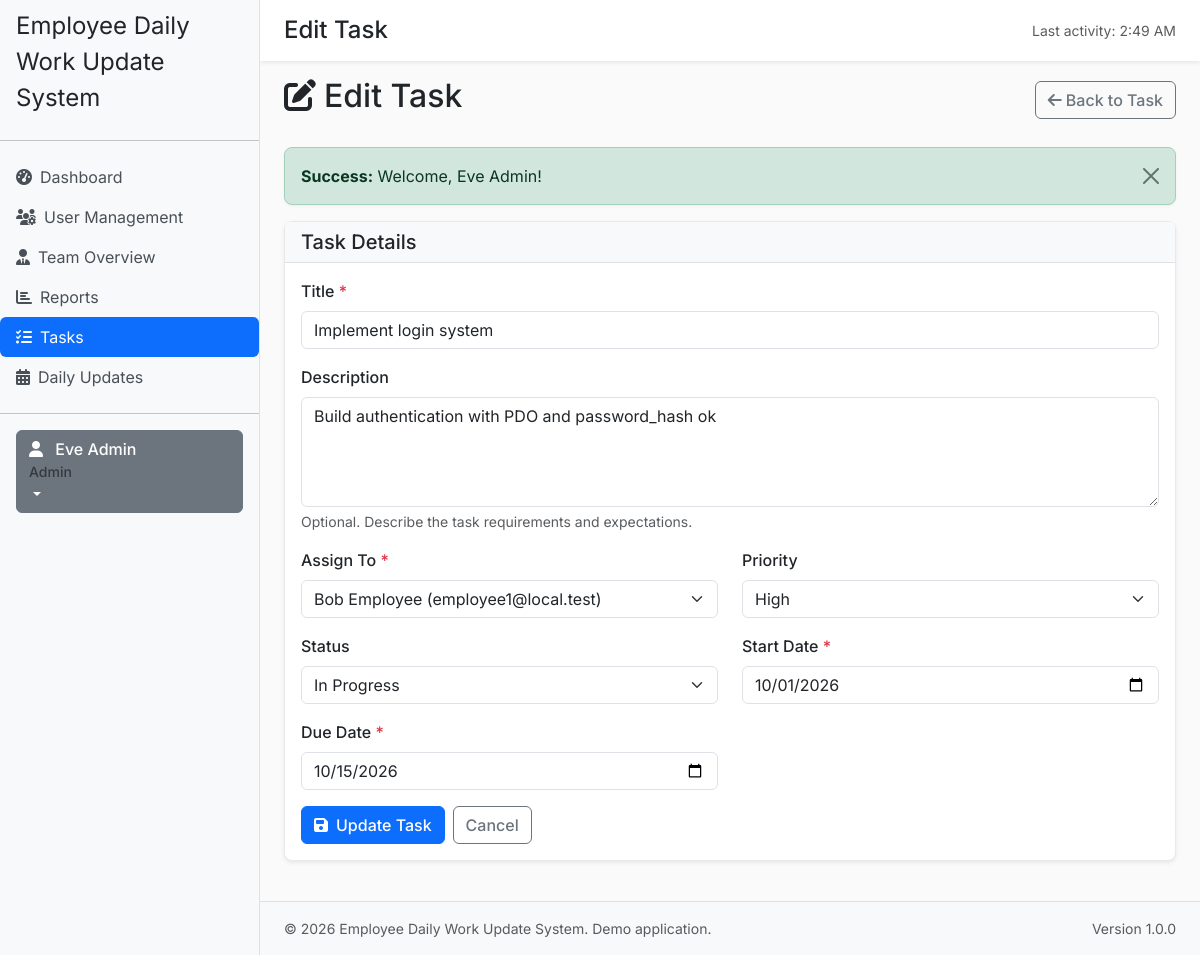
Screenshot of /tasks/edit.php?task_id=1 (signed in) with the database file from the repository.
### tables this page shows
CREATE TABLE `tasks` (
  `id` int(11) NOT NULL,
  `title` varchar(200) NOT NULL,
  `description` text DEFAULT NULL,
  `assigned_to` int(11) NOT NULL,
  `created_by` int(11) NOT NULL,
  `manager_id` int(11) NOT NULL,
  `priority` enum('Low','Medium','High','Urgent') NOT NULL DEFAULT 'Medium',
  `status` enum('To Do','In Progress','Blocked','Completed') NOT NULL DEFAULT 'To Do',
  `start_date` date NOT NULL,
  `due_date` date NOT NULL,
  `completed_at` datetime DEFAULT NULL,
  `created_at` datetime NOT NULL DEFAULT current_timestamp(),
  `updated_at` datetime NOT NULL DEFAULT current_timestamp() ON UPDATE current_timestamp()
);

CREATE TABLE `users` (
  `id` int(11) NOT NULL,
  `name` varchar(100) NOT NULL,
  `email` varchar(150) NOT NULL,
  `password_hash` varchar(255) NOT NULL,
  `role` enum('admin','manager','employee') NOT NULL DEFAULT 'employee',
  `manager_id` int(11) DEFAULT NULL,
  `is_active` tinyint(1) NOT NULL DEFAULT 1,
  `created_at` datetime NOT NULL DEFAULT current_timestamp(),
  `updated_at` datetime NOT NULL DEFAULT current_timestamp() ON UPDATE current_timestamp()
);

### includes/validation.php (called while the page is built, shortened)
<?php
require_once __DIR__ . '/config.php';
function validateInt($value, ?int $min = null, ?int $max = null): int|false {
    if (is_string($value)) {
        $value = trim($value);
    }
    $options = [];
    if ($min !== null) {
        $options['min_range'] = $min;
    }
    $int = filter_var($value, FILTER_VALIDATE_INT, [
        'options' => $options,
    ]);
    return $int;
}
function getBaseUrl(): string {
    return rtrim(APP_URL, '/');
}
function url(string $path): string {
    $path = ltrim($path, '/');
    if ($path === '') {
        return getBaseUrl();
    }
    return getBaseUrl() . '/' . $path;
}

### includes/config.php (called while the page is built, shortened)
<?php
$pdoOptions = [
    PDO::ATTR_ERRMODE => PDO::ERRMODE_EXCEPTION,
    PDO::ATTR_DEFAULT_FETCH_MODE => PDO::FETCH_ASSOC,
    PDO::ATTR_EMULATE_PREPARES => false,
];
?>

### includes/database.php (called while the page is built, shortened)
<?php
require_once __DIR__ . '/config.php';
class Database {
    private static ?PDO $pdo = null;
    public static function getConnection(): PDO {
        if (self::$pdo === null) {
            $dsn = 'mysql:host=' . DB_HOST . ';dbname=' . DB_NAME . ';charset=utf8mb4';
            try {
                global $pdoOptions;
                $options = $pdoOptions ?? [
                    PDO::ATTR_ERRMODE => PDO::ERRMODE_EXCEPTION,
                    PDO::ATTR_DEFAULT_FETCH_MODE => PDO::FETCH_ASSOC,
                    PDO::ATTR_EMULATE_PREPARES => false,
                ];
                self::$pdo = new PDO($dsn, DB_USER, DB_PASSWORD, $options);
                self::$pdo->exec("SET NAMES utf8mb4");
                self::$pdo->exec("SET time_zone = '+00:00'");
            } catch (PDOException $e) {
                error_log('Database connection failed: ' . $e->getMessage());
                throw new RuntimeException('Database connection unavailable. Please contact support.');
            }
        }
        return self::$pdo;
    }
    public static function query(string $sql, array $params = []): PDOStatement {
        $stmt = self::getConnection()->prepare($sql);
        $stmt->execute($params);
        return $stmt;
    }
    public static function fetchOne(string $sql, array $params = []): ?array {
        $stmt = self::query($sql, $params);
        $row = $stmt->fetch();
        return $row ?: null;
    }
    public static function fetchAll(string $sql, array $params = []): array {
        $stmt = self::query($sql, $params);
        return $stmt->fetchAll();
    }
}
?>

### includes/auth.php (called while the page is built, shortened)
<?php
require_once __DIR__ . '/database.php';
require_once __DIR__ . '/functions.php';
require_once __DIR__ . '/validation.php';
function requireLogin(): void {
    $currentStatus = Database::fetchOne('SELECT is_active FROM users WHERE id = :id', [':id' => $_SESSION['user_id']]);
}
?>

### tasks/edit.php (the view, shortened to what this page needs)
<?php
require_once __DIR__ . '/../includes/config.php';
require_once __DIR__ . '/../includes/database.php';
require_once __DIR__ . '/../includes/auth.php';
require_once __DIR__ . '/../includes/functions.php';
require_once __DIR__ . '/../includes/validation.php';
requireLogin();
$user = getCurrentUser();
$userId = $user['id'];
$userRole = $user['role'];
$taskId = validateInt($_GET['task_id'] ?? 0, 1) ?? 0;
$task = Database::fetchOne(
    "SELECT t.*, u.name as assigned_name, u.email as assigned_email
     FROM tasks t
     JOIN users u ON t.assigned_to = u.id
     WHERE t.id = :taskId",
    [':taskId' => $taskId]
);
if ($userRole === ROLE_ADMIN) {
    $employees = Database::fetchAll(
        'SELECT id, name, email FROM users WHERE role = :role AND is_active = 1 ORDER BY name',
        [':role' => ROLE_EMPLOYEE]
    );
} else {
    $employees = getAssignableEmployees($userId);
}
$errors = [];
$old = [
    'title' => $task['title'] ?? '',
    'description' => $task['description'] ?? '',
    'assigned_to' => (int) ($task['assigned_to'] ?? 0),
    'priority' => $task['priority'] ?? PRIORITY_MEDIUM,
    'status' => $task['status'] ?? STATUS_TODO,
    'start_date' => $task['start_date'] ?? date('Y-m-d'),
    'due_date' => $task['due_date'] ?? date('Y-m-d', strtotime('+7 days')),
];
include __DIR__ . '/../includes/header.php';
?>
<div class="d-flex justify-content-between align-items-center mb-4">
    <h2><i class="fas fa-edit me-2"></i>Edit Task</h2>
    <a href="<?php echo url('tasks/view.php?task_id=' . $taskId); ?>" class="btn btn-outline-secondary">
        <i class="fas fa-arrow-left me-1"></i>Back to Task
    </a>
</div>
<?php echo renderFlash(); ?>
<div class="card shadow-sm">
    <div class="card-header bg-light">
        <h5 class="mb-0">Task Details</h5>
    </div>
    <div class="card-body">
        <form method="POST" action="" class="csrf-protected" novalidate>
            <div class="mb-3">
                <label for="title" class="form-label">Title <span class="text-danger">*</span></label>
                <input type="text" class="form-control <?php echo !empty($errors['title']) ? 'is-invalid' : ''; ?>"
                       id="title" name="title" value="<?php echo htmlspecialchars($old['title']); ?>"
                       required maxlength="200" autofocus>
            </div>
            <div class="mb-3">
                <label for="description" class="form-label">Description</label>
                <textarea class="form-control" id="description" name="description" rows="4"
                          maxlength="5000"><?php echo htmlspecialchars($old['description']); ?></textarea>
                <div class="form-text">Optional. Describe the task requirements and expectations.</div>
            </div>
            <div class="row">
                <div class="col-md-6 mb-3">
                    <label for="assigned_to" class="form-label">Assign To <span class="text-danger">*</span></label>
                    <select class="form-select <?php echo !empty($errors['assigned_to']) ? 'is-invalid' : ''; ?>"
                            id="assigned_to" name="assigned_to" required>
                        <?php foreach ($employees as $emp): ?>
                            <option value="<?php echo $emp['id']; ?>"
                                <?php echo $old['assigned_to'] == $emp['id'] ? 'selected' : ''; ?>>
                                <?php echo htmlspecialchars($emp['name'] . ' (' . $emp['email'] . ')'); ?>
                            </option>
                        <?php endforeach; ?>
                    </select>
                </div>
                <div class="col-md-6 mb-3">
                    <label for="priority" class="form-label">Priority</label>
                    <select class="form-select" id="priority" name="priority">
                        <?php foreach ([PRIORITY_LOW, PRIORITY_MEDIUM, PRIORITY_HIGH, PRIORITY_URGENT] as $priority): ?>
                            <option value="<?php echo htmlspecialchars($priority); ?>"
                                <?php echo $old['priority'] === $priority ? 'selected' : ''; ?>>
                                <?php echo htmlspecialchars($priority); ?>
                            </option>
                        <?php endforeach; ?>
                    </select>
                </div>
            </div>
            <div class="row">
                <div class="col-md-6 mb-3">
                    <label for="status" class="form-label">Status</label>
                    <select class="form-select" id="status" name="status">
                        <?php foreach ([STATUS_TODO, STATUS_IN_PROGRESS, STATUS_BLOCKED, STATUS_COMPLETED] as $status): ?>
                            <option value="<?php echo htmlspecialchars($status); ?>"
                                <?php echo $old['status'] === $status ? 'selected' : ''; ?>>
                                <?php echo htmlspecialchars($status); ?>
                            </option>
                        <?php endforeach; ?>
                    </select>
                </div>
                <div class="col-md-6 mb-3">
                    <label for="start_date" class="form-label">Start Date <span class="text-danger">*</span></label>
                    <input type="date" class="form-control <?php echo !empty($errors['start_date']) ? 'is-invalid' : ''; ?>"
                           id="start_date" name="start_date" value="<?php echo htmlspecialchars($old['start_date']); ?>" required>
                </div>
            </div>
            <div class="row">
                <div class="col-md-6 mb-3">
                    <label for="due_date" class="form-label">Due Date <span class="text-danger">*</span></label>
                    <input type="date" class="form-control <?php echo !empty($errors['due_date']) ? 'is-invalid' : ''; ?>"
                           id="due_date" name="due_date" value="<?php echo htmlspecialchars($old['due_date']); ?>"
                           required min="<?php echo htmlspecialchars($old['start_date'] ?? date('Y-m-d')); ?>">
                </div>
            </div>
            <div class="d-flex gap-2">
                <button type="submit" class="btn btn-primary">
                    <i class="fas fa-save me-2"></i>Update Task
                </button>
                <a href="<?php echo url('tasks/view.php?task_id=' . $taskId); ?>" class="btn btn-outline-secondary">Cancel</a>
            </div>
        </form>
    </div>
</div>
<?php include __DIR__ . '/../includes/footer.php'; ?>

### assets/css/style.css (style rules this page uses)
body { background-color: #fafafa; color: #212529; font-family: 'Inter', sans-serif; }
.card { border: 1px solid #e7e9eb; border-radius: 0.5rem; box-shadow: 0 1px 3px rgba(0,0,0,0.05); }

### includes/header.php (style rules this page uses)
body { font-family: 'Inter', sans-serif; }
.card-header { background-color: #f8f9fa; border-bottom: 1px solid #dee2e6; }
.btn { font-weight: 500; }
.form-label { font-weight: 500; margin-bottom: 0.5rem; }

### rows the page displays
tasks: title "Implement login system", description "Build authentication with PDO and password_hash ok", assigned_to "Bob Employee (employee1@local.test)", priority "High", status "In Progress", start_date "10/01/2026", due_date "10/15/2026"

### other values shown
APP_NAME "Employee Daily Work Update System"
$_SESSION['user_name'] "Eve Admin"
$_SESSION['user_role'] "Admin"
$pageTitle "Edit Task"
date('g:i A', $_SESSION['last_activity']) "2:49 AM"
$type "Success"
$message "Welcome, Eve Admin!"
